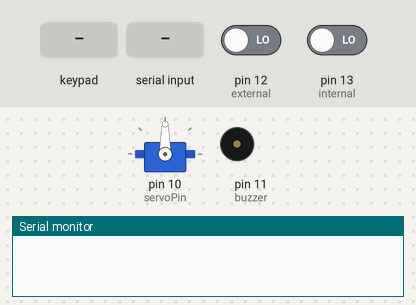
Recording of a sketch running on a simulated Arduino Uno, built with avr-gcc and run on an emulated ATmega328P. Shown: 32×63 character LCD, servo, buzzer (waves = sounding), the last lines printed to the serial monitor. Inputs (shaded band) come from the test bench; at power-on: pin 12 (external) LOW, pin 13 (internal) LOW.

Above: at 1.2 s.
1.3 s: keypad keys 3 0 0 7 # pressed 0.4 s apart
At 3.7 s:
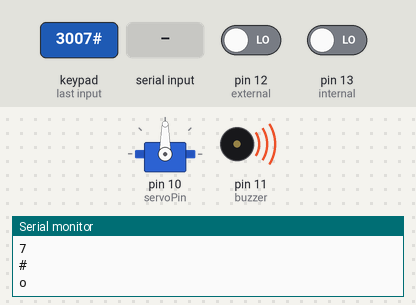
5.5 s: pin 12 (external) driven HIGH
At 7.9 s:
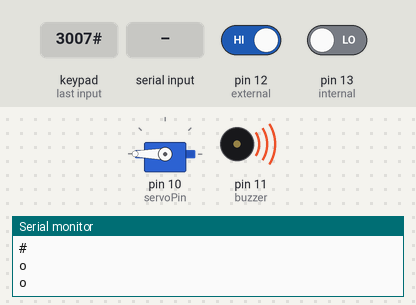
8.5 s: "w" received over Serial
11.5 s: "r" received over Serial
13.2 s: "w" received over Serial
16.2 s: pin 13 (internal) driven HIGH
Timing chart, 0 to 19.2 s (numbered marks = the images above; inputs shaded):
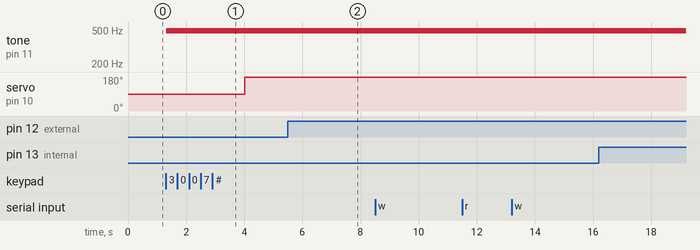

Measured:
- after the input at 1.3 s, tone on pin 11 (buzzer): silent → 490 Hz at once; servo on pin 10 (servoPin): 90° → 180° after 2.7 s

The sketch:

V7_-_Arduino_y_Visual_30_11_2021.ino
```cpp
/************************************************************************************************************************
 * TITULO: V7_-_Arduino_y_Visual_30_11_2021
 * Descripcion: App de Windows Forms con Arduino - V7 version funcional en arduino y c# Visual Studio incluyendo modulo bt,
 * Agregado metodo de cambiar contraseña (recibre p, 4 digitos de la nueva contraseña y finalmente q)
 * Cambiado los comandos por letras o = open, c= close
 * AUTOR: JEGZ
 * DESCRIPCION: Este es el código para arduino que permite controlar un lCD 1602A, servo (abrir y cerrar puerta) desde una app en C# windos forms VS
 * © 2021 30/11/2021
 * **********************************************************************************************************************/
//librerias y configuracion del display LCD
#include <LiquidCrystal_I2C.h>
#include <Servo.h>
#include <Wire.h>
#include <Keypad.h>
LiquidCrystal_I2C lcd(0x27,0x20,0x3f) ; //configuracion correcta para el display JEGZ

//Variables
int mot_min = 90;              //min servo angle  (puerta cerrada)
int mot_max = 180;          //Max servo angle   (puerta abierta)
int character = 0;              //caracter leido del teclado?
int activated =0;               //estado de la puerta 0 = close, 1 = verificando pass, 2 = open
char Received = 'c';       //dato recibido del modulo bt (por defecto cerrado)
char Str[16] = {' ', ' ', ' ', ' ', ' ', ' ', '-', '*', '*', '*', ' ', ' ', ' ', ' ', ' ', ' '};   //Vaiable original
char StrPass[4] = { '3', '0', '0', '7'}; //Variable donde se guarda la contraseña actual
String StrPassword = "";
bool blnRecibiendoPass;
//char Buf[4]; //ARREGLO DE CARACTERES DONDE SE GUARDARA TEMPORALMENTE LA NUEVA PASS

//Configuracion de los Pines
int buzzer=11;     //pin para el buzzer
int external = 12; //pin para boton abrir (o)
int internal = 13; //pin para el boton cerrar (c)
const byte servoPin = 10; //  JEGZ DEBE SER EN EL PIN  10

//Keypad config
const byte ROWS = 4; //4 renglones
const byte COLS = 4; //4 columnas
//definiendo los simbolos de los botones del teclado
char hexaKeys[ROWS][COLS] = {
  {'1','4','7','*'},
  {'2','5','8','0'},
  {'3','6','9','#'},
  {'A','B','C','D'}
};
byte rowPins[ROWS] = {5, 4, 3, 2}; //connect to the row pinouts of the keypad
byte colPins[COLS] = {9, 8, 7, 6}; //connect to the column pinouts of the keypad

//initializando una instancia de la clase NewKeypad
Keypad customKeypad = Keypad( makeKeymap(hexaKeys), rowPins, colPins, ROWS, COLS);

///------------- Agregado para enviar datos a c# -------------//
// Para el servo
Servo servo1;

// Para el lcd
String lcdMsgRow1 = "";
String lcdMsgRow2 = "";

// Para los Comandos
String inputString = "";     // a String to hold incoming data
bool stringComplete = false; // whether the string is complete
///-------------                                                              -------------//
void setup()
{
    Serial.begin(9600);

    lcd.init(); // initialize the lcd
    lcd.clear();
    lcd.backlight();

  //configurando el Servomotor
  servo1.attach(servoPin);
  servo1.write(mot_min); //inicializa en 90 grados

  pinMode(buzzer,OUTPUT);
  pinMode(external,INPUT);
  pinMode(internal,INPUT);

  lcd.print("    PASSWORD");
  lcd.setCursor(0,1);
  lcd.print("      -***     ");
} // eof setup


void loop()
{
///////////////Android OPEN/CLOSE/////////
  if(Serial.available()>0)
 {
    char Received = Serial.read();

    if (Received == 'c') //si recibe una c desde la app
    {
      CerrarPuerta();
    }
    if (Received == 'o')
    {
        AbrirPuerta();
    }
 } //EOF ANDROID OPEN/CLOSE

 ///////////////EMERGENCY OPEN/CLOSE/////////
  if (digitalRead(external))
  {
      lcd.clear();
      lcd.setCursor(2,0);
      lcd.print("INSIDE  OPEN");
      activated = 2;

    AbrirPuerta();
  }

  if (digitalRead(internal))
  {
    CerrarPuerta();
  } //EOF EMERGENCY OPEN/CLOSE

  ///////////////KEYPAD OPEN/CLOSE////////////
  char customKey = customKeypad.getKey(); //this function reads the presed key

  if (customKey){
  analogWrite(buzzer,200);
    if (character ==0)
    {
    Serial.println(char(customKey));
    Str[6]= customKey;
    MuestraPass();
    }

    if (character ==1)
    {
    Serial.println(char(customKey));
    Str[7]= customKey;
    MuestraPass();
    }

    if (character ==2)
    {
    Serial.println(char(customKey));
    Str[8]= customKey;
    MuestraPass();
    }

    if (character ==3)
    {
    Serial.println(char(customKey));
    Str[9]= customKey;
    MuestraPass();
    }

    if (character ==4)
    {
    Serial.println(char(customKey));
    delay(500);//JEGZ delay agregado para MANDAR A C#
    Str[10]= customKey;
    activated=1;
    }
    character=character+1;
    delay(100);
    analogWrite(buzzer,LOW);
  }

  if (activated == 1)
    {
    if(Str[10]='A' && character==5 && Str[6]==StrPass[0] && Str[7]==StrPass[1] && Str[8]==StrPass[2] && Str[9]==StrPass[3] )
    {
     AbrirPuerta();
    }
    else
    {
      Serial.println("e"); //JEGZ MANDAR A C#
      lcd.clear();
      lcd.setCursor(1,0);
      lcd.print("PASSWORD ERROR");
      lcd.setCursor(3,1);
      lcd.print("TRY  AGAIN");
      analogWrite(buzzer,150);
      delay(3000);
      analogWrite(buzzer,LOW);
      character=0;
      Str[6]= '-';
      Str[7]= '*';
      Str[8]= '*';
      Str[9]= '*';
      Str[10]= ' ';
      activated = 0;
      lcd.clear();
      lcd.setCursor(4,0);
      lcd.print("PASSWORD");
      lcd.setCursor(0,1);
      lcd.print(Str);
    }
  }
  if (activated == 2)
    {
    if(customKey == 'B' )
    {
        CerrarPuerta();
    }
  }  //EOF KEYPAD

} // eof loop


/**** Helper Functions ****/
void serialEvent() //funcion que lee datos del puerto serial
{
    while (Serial.available()) //mientras el puerto este disponibles
    {
        char inChar = (char)Serial.read(); //obtiene el caracter

        if (inChar == 'o'){ //$S90
        AbrirPuerta();
        StrPassword = "";
        }
        else if  (inChar == 'c'){ //$S90
        CerrarPuerta();
        StrPassword = "";
        }
        else if  (inChar == 'w'){ //$S90
        MuestraPass();
        }
        else if (inChar == 'p'){
          StrPassword = "";
          //Serial.println(inChar);//ENVIA A C# PARA MOSTRAR QUE LEE LA NUEVA CONTRASEÑA
          delay(500);
          blnRecibiendoPass = true;
         }
         else if (inChar == 'r'){
          MuestraCambioPass();
         }
         else if (inChar == 'q'){
          //Serial.println(StrPassword);
          blnRecibiendoPass = false;
          char Buf[4];
          StrPassword.toCharArray(Buf, 5);
          StrPass[0]= Buf[0];
          StrPass[1]= Buf[1];
          StrPass[2]= Buf[2];
          StrPass[3]= Buf[3];
         }
         else if ((inChar == '0' or inChar == '1' or inChar == '2' or inChar == '3' or inChar == '4' or inChar == '5'
                        or inChar == '6' or inChar == '7' or inChar == '8' or inChar == '9' or inChar == 'A' or inChar == 'B' or inChar == 'C'
                        or inChar == 'D' or inChar == '*' or inChar == '#') and blnRecibiendoPass == true ){
          StrPassword.concat(inChar);
          delay(500);
         }
    }
} // EOF serialEvent

void MoveServo(int turn)
{
    servo1.write(turn);
   //delay(1000);
}
/*
void CambioPass(String strPassword){
  delay(1000);
  Serial.println(strPassword);
}*/

void AbrirPuerta(){
      Serial.println("o"); //JEGZ MANDAR A C#
      delay(500);//JEGZ delay agregado para MANDAR A C#
      servo1.write(mot_max);
      lcd.clear();
      lcd.setCursor(4,0);
      lcd.print("ACCEPTED");
      activated = 2;
      analogWrite(buzzer,240);
      delay(250);
      analogWrite(buzzer,200);
      delay(250);
      analogWrite(buzzer,180);
      delay(250);
      analogWrite(buzzer,250);
      delay(250);
      analogWrite(buzzer,LOW);
      delay(1000);

      lcd.clear();
      lcd.setCursor(4,0);
      lcd.print("WELLCOME");
      delay(500);
      lcd.setCursor(2,1);
      lcd.print("BIENVENIDO");
      delay(1000);

      lcd.clear();
      lcd.setCursor(3,0);
      lcd.print("DOOR  OPEN");
      lcd.setCursor(2,1);
      lcd.print("PUERTA ABIERTA");
}

void CerrarPuerta(){
Serial.println("c"); //JEGZ MANDAR A C#
delay(500);//JEGZ delay agregado para MANDAR A C#
servo1.write(mot_min);
activated = 0;
character=0;
Str[6]= '-';
Str[7]= '*';
Str[8]= '*';
Str[9]= '*';
Str[10]= ' ';
lcd.clear();
lcd.setCursor(0,0);
lcd.print("    PASSWORD");
lcd.setCursor(0,1);
lcd.print(Str);
}

void MuestraCambioPass(){ //metodo que muestra la contraseña que se esta cambiando desde la interfaz grafica
    lcd.clear();
    lcd.setCursor(0,0);
    lcd.print("PASSWORD ACTUAL::");
    lcd.setCursor(0,1);
    //lcd.print(StrPassword);
     //lcd.print(String(Buf[0])+String(Buf[1])+String(Buf[2])+String(Buf[3])); //password por la que se quiere cambiar
     lcd.print(String(StrPass[0])+String(StrPass[1])+String(StrPass[2])+String(StrPass[3]));
}

void MuestraPass(){ //metodo que muestra la contraseña que se esta tecleando actualmente
    lcd.clear();
    lcd.setCursor(0,0);
    lcd.print("    PASSWORD");
    lcd.setCursor(0,1);
    lcd.print(Str);
}
```
